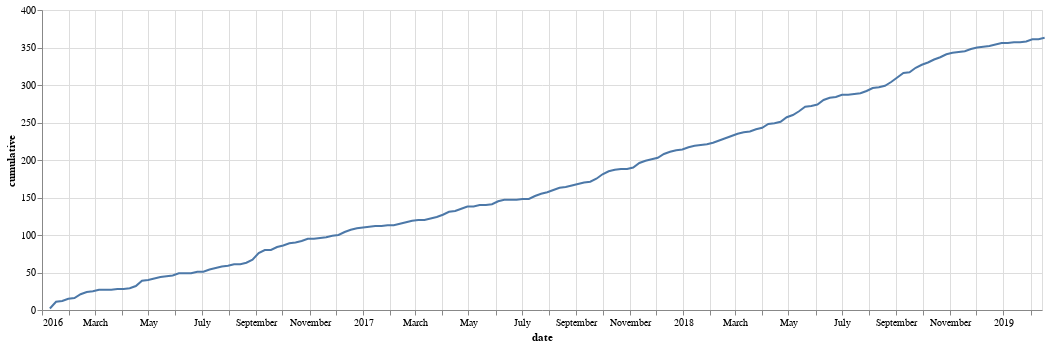

Source (notebook cell):
### Code cell
line = alt.Chart(data=unique.reset_index(), width=plt_width).mark_line().encode(
    x=alt.X('date', scale=alt.Scale(domain=[start_date, end_date])),
    y='cumulative')
line

### Figure 1 — Vega-Lite specification as saved in the notebook (floating-point values rounded to 4 significant figures; data arrays with more than 128 entries replaced by an {"elided": "..."} marker saying what was removed)
{"$schema": "https://vega.github.io/schema/vega-lite/v2.6.0.json", "config": {"view": {"height": 300, "width": 400}}, "data": {"name": "data-491c9c384054fcbc45778101d871b576"}, "datasets": {"data-491c9c384054fcbc45778101d871b576": {"elided": "162 records"}}, "encoding": {"x": {"field": "date", "scale": {"domain": ["2016-01-01", "2019-02-14"]}, "type": "temporal"}, "y": {"field": "cumulative", "type": "quantitative"}}, "mark": "line", "width": 1000}
